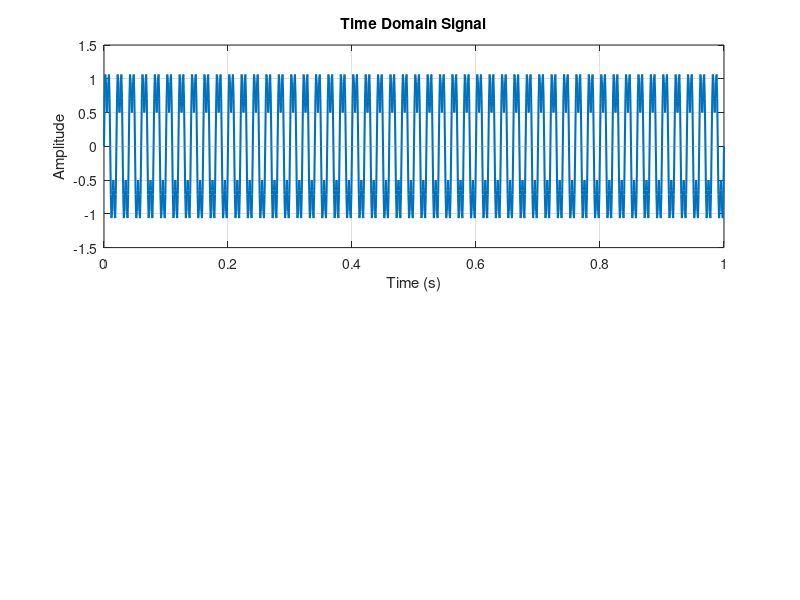

This figure's MATLAB source: (Note: this script raises an error after producing the figure.)
clc;
clear;
close all;

% Time domain signal
fs = 1000;              % Sampling frequency
t = 0:1/fs:1;           % Time vector (1 second)
f1 = 50;                % Frequency component 1
f2 = 150;               % Frequency component 2
x = sin(2*pi*f1*t) + 0.5*sin(2*pi*f2*t);  % Composite signal

subplot(2,1,1);
plot(t, x, 'LineWidth', 1.5);
title('Time Domain Signal');
xlabel('Time (s)');
ylabel('Amplitude');
grid on;

% FFT
N = length(x);          % Number of samples
X = fft(x);             % Built-in FFT function
f = (0:(N/2)-1)*(Fs/N);     % Frequency axis

% Magnitude Spectrum
subplot(2,1,2);
plot(f, abs(X), 'LineWidth', 1.5);
title('Frequency Domain (FFT Result)');
xlabel('Frequency (Hz)');
ylabel('Magnitude');
xlim([0 fs/2]);         % Show only positive frequencies
grid on;
